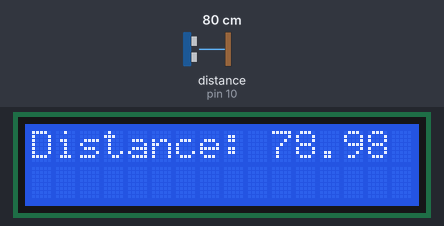
A sketch run on a simulated Arduino Uno, built with avr-gcc and run on an emulated ATmega328P. Shown: 16×2 character LCD. Wiring (inferred from the names in the program): ultrasonic range finder: trigger pin 9; echo pin 10. Inputs (shaded band) come from the test bench; at power-on: distance to the obstacle (sensor on pin 10) 80 cm. The echo pulse lasts 58.3 µs per cm.

Above: at 1.2 s.
1.3 s: distance to the obstacle (sensor on pin 10) set to 2 cm
At 3.6 s:
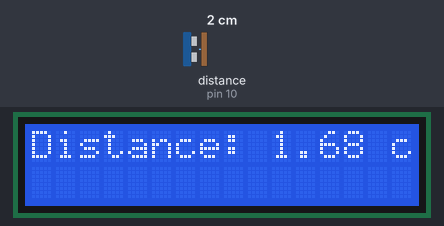
4.0 s: distance to the obstacle (sensor on pin 10) set to 4 cm
At 5.9 s:
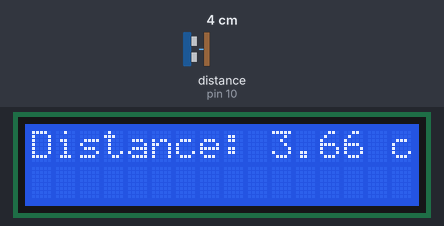
6.1 s: distance to the obstacle (sensor on pin 10) set to 120 cm
At 7.3 s:
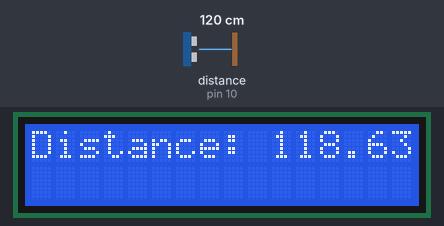
7.6 s: distance to the obstacle (sensor on pin 10) set to 9 cm
At 9.3 s:
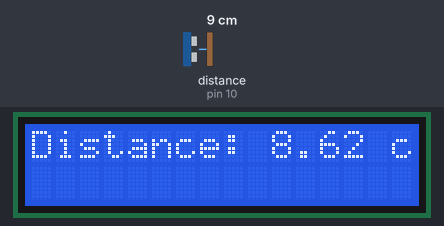
Timing chart, 0 to 10.8 s (numbered marks = the images above; inputs shaded):
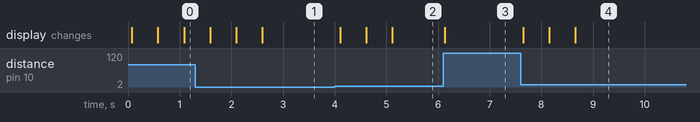

The sketch:

Job10.ino
```cpp
#include <LiquidCrystal.h>


int trigPin = 9;
int echoPin = 10;


LiquidCrystal lcd(12, 11, 5, 4, 3, 2);

void setup() {
  lcd.begin(16, 2);

  pinMode(trigPin, OUTPUT);
  pinMode(echoPin, INPUT);

  digitalWrite(trigPin, LOW);
  delayMicroseconds(2);
}

void loop() {
  digitalWrite(trigPin, HIGH);
  delayMicroseconds(10);
  digitalWrite(trigPin, LOW);

  long duration = pulseIn(echoPin, HIGH);

  float distance = duration * 0.034 / 2;

  lcd.setCursor(0, 0);
  lcd.print("Distance: ");
  lcd.print(distance);
  lcd.print(" cm");


  delay(500);
}
```

Measured:
- after the input at 1.3 s, the display: changes after 0.29 s (image 1)
- after the input at 4.0 s, the display: first changes after 0.11 s (image 2 shows a later state)
- after the input at 6.1 s, the display: changes at once (image 3)
- after the input at 7.6 s, the display: changes after 0.05 s (image 4)
